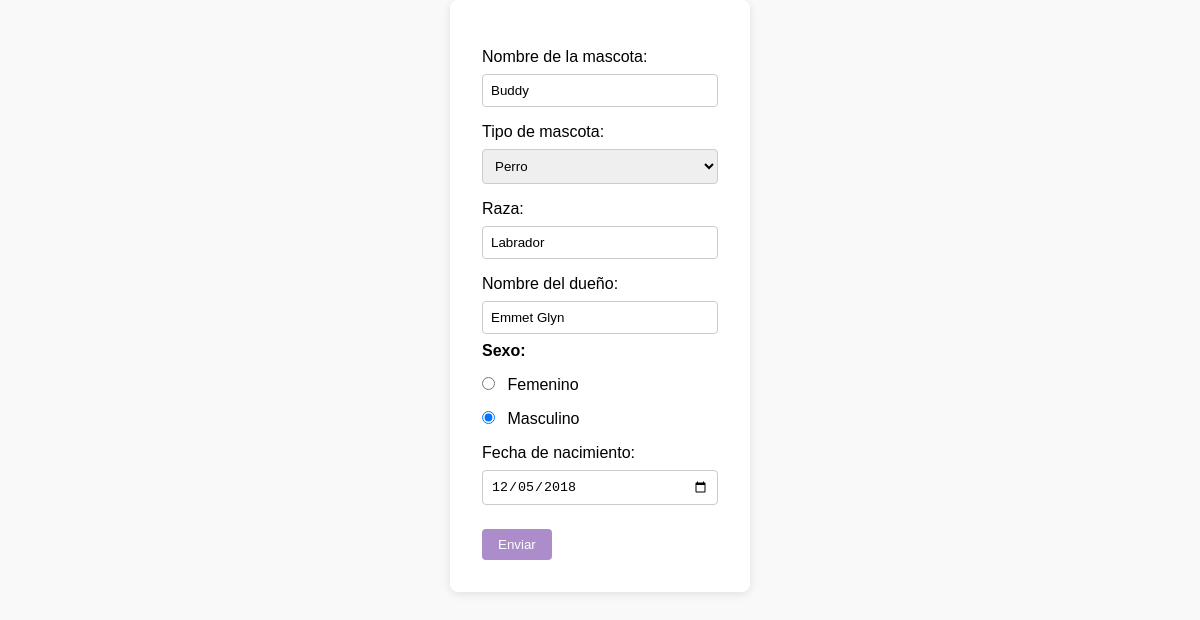
Screenshot of /modificar_mascota.php?mod=4 with the database file from the repository.
### tables this page shows
CREATE TABLE IF NOT EXISTS mascota (
    id_mascota INT(10) PRIMARY KEY NOT NULL AUTO_INCREMENT,
    nombre VARCHAR(20) NOT NULL,
    tipo ENUM('perro', 'gato', 'ave') NOT NULL,
    raza VARCHAR(30) NOT NULL,
    sexo VARCHAR(2) NOT NULL,
    nombre_cliente VARCHAR(50) NOT NULL,
    fecha_nacimiento DATE NOT NULL
);

### modificar_mascota.php (the view, shortened to what this page needs)
<?php include "./conexion.php"; ?>
<html>
<head>
    <link rel="stylesheet" href="./style.css">
</head>
<body>
    <?php
    $sql = "SELECT * FROM mascota WHERE id_mascota ='$_GET[mod]'";
    $result = mysqli_query($link, $sql);
    $row = mysqli_fetch_assoc($result);
    ?>
    <form id="form1" name="form1" method="post" action="modificar_logica.php">
        <label for="nombre">Nombre de la mascota:
            <input type="text" name="nombre" id="nombre" value="<?php print $row['nombre']; ?>" required />
        </label>
        <label for="tipo">Tipo de mascota:
            <select id="tipo" name="tipo" required>
                <option value="perro" <?php if ($row['tipo'] == 'perro') echo 'selected'; ?>>Perro</option>
            </select>
        </label>
        <label for="raza">Raza:
            <input type="text" name="raza" id="raza" value="<?php print $row['raza']; ?>" required />
        </label>
        <label for="nombre_cliente">Nombre del dueño:
            <input type="text" name="nombre_cliente" id="nombre_cliente" value="<?php print $row['nombre_cliente']; ?>" required />
        </label>
        <legend>Sexo:</legend>
        <label>
            <input type="radio" name="sexo" value="F" id="F" <?php if ($row['sexo'] == 'F') echo 'checked'; ?> />
            Femenino
        </label>
        <label>
            <input type="radio" name="sexo" value="M" id="M" <?php if ($row['sexo'] == 'M') echo 'checked'; ?> />
            Masculino
        </label>
        <label for="fecha_nacimiento">Fecha de nacimiento:
            <input type="date" id="fecha_nacimiento" name="fecha_nacimiento"
            value="<?php print $row['fecha_nacimiento']; ?>"
            max="<?php echo date('Y-m-d'); ?>" required />
        </label>
        <input type="submit" name="submit" id="submit" value="Enviar">
    </form>
</body>
</html>

### style.css (style rules this page uses)
* { margin: 0; padding: 0; box-sizing: border-box; }
body { display: flex; flex-direction: column; align-items: center; font-family: Arial, sans-serif; background-color: #f9f9f9; }
form { background-color: white; padding: 2rem; border-radius: 8px; box-shadow: 0 2px 10px rgba(0, 0, 0, 0.1); width: 300px; }
label { display: block; margin: 1rem 0 0.5rem; }
input[type="text"], input[type="date"], select, textarea { width: 100%; padding: 0.5rem; margin-top: 0.5rem; border: 1px solid #ccc; border-radius: 4px; transition: border-color 0.3s; }
input[type="submit"], input[type="reset"] { background-color: #ac8ccb; color: white; border: none; border-radius: 4px; padding: 0.5rem 1rem; cursor: pointer; margin-top: 1rem; transition: background-color 0.3s; }
legend { margin-bottom: 0.5rem; font-weight: bold; }
label input[type="radio"] { margin-right: 0.5rem; }

### rows the page displays
mascota: nombre "Buddy", tipo "Perro", raza "Labrador", nombre_cliente "Emmet Glyn", sexo "☐ Femenino", sexo "☑ Masculino", fecha_nacimiento "12/05/2018"
